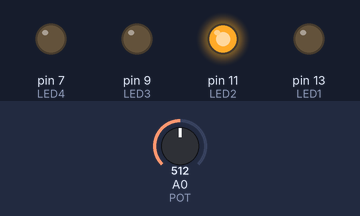
Simulated run of this sketch. Board: Arduino Uno, built with avr-gcc and run on an emulated ATmega328P. Parts: output pins drawn as LEDs (lit = HIGH). The inputs (shaded band) are chosen by the test bench; at power-on: A0 (POT) = 512.

Above: at 1.2 s.
1.3 s: A0 (POT) set to 271
2.8 s: A0 (POT) set to 238
At 4.0 s:
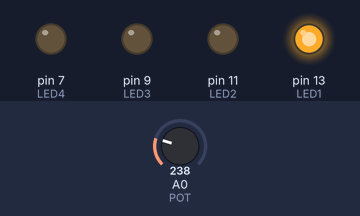
4.3 s: A0 (POT) set to 522
At 5.3 s:
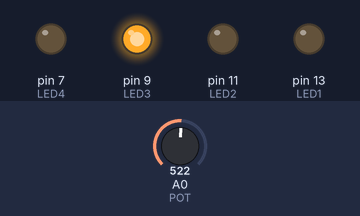
5.8 s: A0 (POT) set to 752
7.3 s: A0 (POT) set to 783
At 8.5 s:
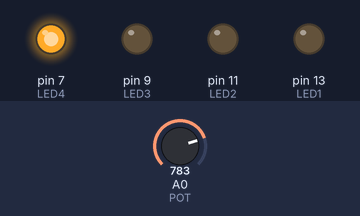
8.8 s: A0 (POT) set to 587
10.3 s: A0 (POT) set to 564
At 11.0 s:
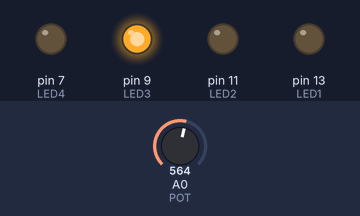
Timing chart, 0 to 12.8 s (numbered marks = the images above; inputs shaded):
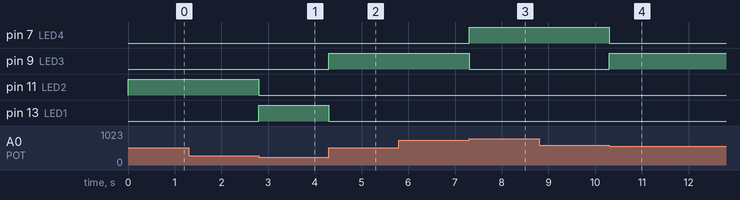

The sketch:

Clase_23-02-22.ino
```cpp
long brillo; //Variable para el brillo

int LED1 = 13; // El Led Verde esta conectado al pin 13
int LED2 = 11; // El Led Amarillo esta conectado al pin 11
int LED3 = 9; // El Led Rojo esta conectado al pin 9
int LED4 = 7; // El Led Azul esta conectado al pin 7
int POT = A0; // El Potenciometro esta conectado al pin A0

void setup() {

  pinMode (LED1, OUTPUT);
  pinMode (LED2, OUTPUT);
  pinMode (LED3, OUTPUT);
  pinMode (LED4, OUTPUT);
}

void loop(){

  brillo = analogRead (POT);

  if (brillo >= 0 && brillo <=256){ //Led 1 a 256

    digitalWrite (LED1, HIGH);
    digitalWrite (LED2, LOW);
    digitalWrite (LED3, LOW);
    digitalWrite (LED4, LOW);

  }

  if (brillo >= 257 && brillo <=512){ //Led 2 hasta 512

    digitalWrite (LED1, LOW);
    digitalWrite (LED2, HIGH);
    digitalWrite (LED3, LOW);
    digitalWrite (LED4, LOW);
   }

   if (brillo >= 513 && brillo <=578){ //Led 3 hasta 578

    digitalWrite (LED1, LOW);
    digitalWrite (LED2, LOW);
    digitalWrite (LED3, HIGH);
    digitalWrite (LED4, LOW);
   }

   if (brillo >= 769 && brillo <=1023){ //Led 4 hasta 1023

    digitalWrite (LED1, LOW);
    digitalWrite (LED2, LOW);
    digitalWrite (LED3, LOW);
    digitalWrite (LED4, HIGH);
   }

}
```

Measured:
- the behaviour switches between 257 and 256 on A0 (POT) (found by bisection; images 0 and 1)
- the behaviour switches between 768 and 769 on A0 (POT) (found by bisection; images 2 and 3)
- the behaviour switches between 579 and 578 on A0 (POT) (found by bisection; images 3 and 4)
- after the input at 1.3 s, every drawn part: stays the same
- after the input at 2.8 s, pin 11 (LED2): HIGH → LOW at once; pin 13 (LED1): LOW → HIGH at once
- after the input at 4.3 s, pin 9 (LED3): LOW → HIGH at once; pin 13 (LED1): HIGH → LOW at once
- after the input at 5.8 s, every drawn part: stays the same
- after the input at 7.3 s, pin 7 (LED4): LOW → HIGH at once; pin 9 (LED3): HIGH → LOW at once
- after the input at 8.8 s, every drawn part: stays the same
- after the input at 10.3 s, pin 7 (LED4): HIGH → LOW at once; pin 9 (LED3): LOW → HIGH at once
